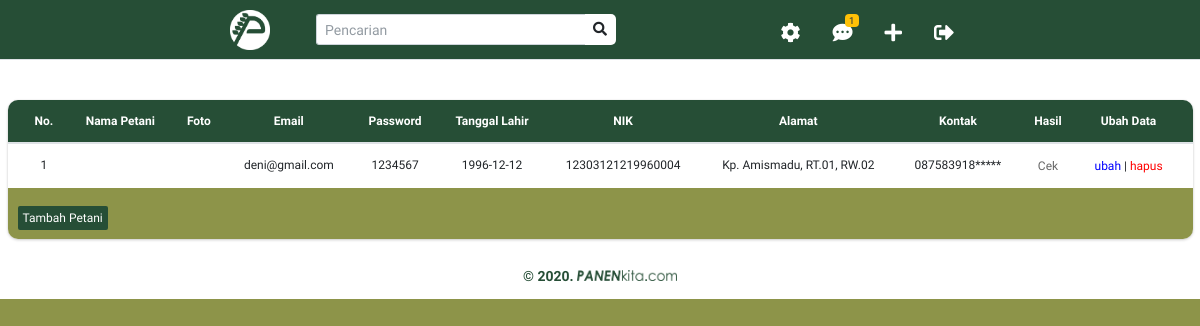
Before: /index.php/admin/kelolapetani with the older database file.
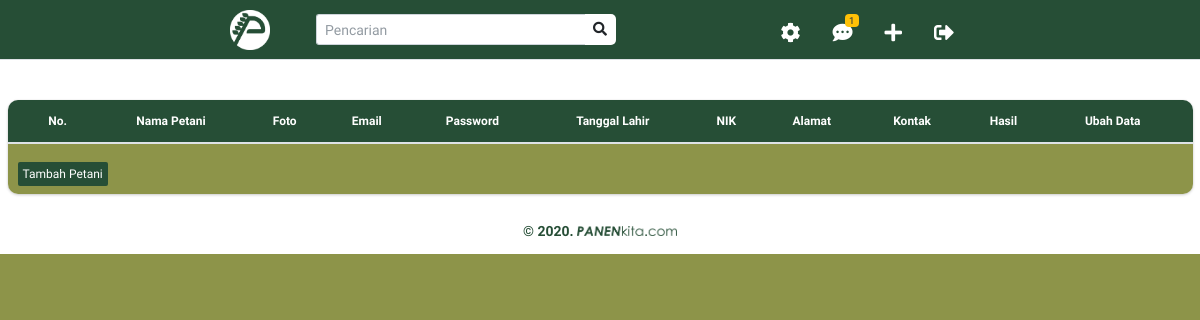
After: the same page with the newer database file.
### tables this page shows
CREATE TABLE `petani`  (
  `id_petani` smallint(6) NOT NULL,
  `nama_petani` varchar(100) NULL DEFAULT NULL,
  `nik_petani` char(20) NULL DEFAULT NULL,
  `email_petani` varchar(50) NULL DEFAULT NULL,
  `password_petani` char(15) NULL DEFAULT NULL,
  `tanggal_lahir_petani` date NULL DEFAULT NULL,
  `alamat_petani` varchar(500) NULL DEFAULT NULL,
  `kontak_petani` char(15) NULL DEFAULT NULL,
  `foto_petani` mediumblob NULL,
  PRIMARY KEY (`id_petani`) USING BTREE
);

### application/controllers/admin.php (called while the page is built, shortened)
<?php
class Admin extends CI_Controller
{
    function __construct()
    {
        $this->load->model(array('M_kategori', 'M_petani', 'M_produk', 'M_admin'));
    }
    public function kelolapetani()
    {
        $data['listpetani'] = $this->M_admin->getAllpetani();
        $this->load->view('admin/kelola_petani', $data);
    }
}

### index.php (called while the page is built, shortened)
<?php
require_once BASEPATH.'core/CodeIgniter.php';

### application/models/M_admin.php (called while the page is built, shortened)
<?php
class M_admin extends CI_Model
{
	public function getAllpetani()
	{
		$this->db->select('*');
		$this->db->from('petani');
		$query = $this->db->get();
		return $query->result();
	}
}

### application/views/admin/kelola_petani.php (the view, shortened to what this page needs)
<div class="container-fluid">
    <div class="row" style="background-color:white;padding-top: 100px;">
        <div class="col-12">
            <div class="card" style="border-radius: 10px;">
                <div class="card-body table-responsive p-0" style="text-align:center; border-radius: 10px 10px 0px 0px;font-size:12px;">
                    <table class="table">
                        <thead>
                            <tr>
                                <th style="background: #264E36; color:#ffffff;">No.</th>
                                <th style="background: #264E36; color:#ffffff;">Nama Petani</th>
                                <th style="background: #264E36; color:#ffffff;">Foto</th>
                                <th style="background: #264E36; color:#ffffff;">Email</th>
                                <th style="background: #264E36; color:#ffffff;">Password</th>
                                <th style="background: #264E36; color:#ffffff;">Tanggal Lahir</th>
                                <th style="background: #264E36; color:#ffffff;">NIK</th>
                                <th style="background: #264E36; color:#ffffff;">Alamat</th>
                                <th style="background: #264E36; color:#ffffff;">Kontak </th>
                                <th style="background: #264E36; color:#ffffff;">Hasil</th>
                                <th style="background: #264E36; color:#ffffff;">Ubah Data</th>
                            </tr>
                        </thead>
                        <tbody>
                            <?php $i = 1; ?>
                            <?php foreach ($listpetani as $key) : ?>
                                <tr>
                                    <td><?= $i++ ?></td>
                                    <td><?= $key->nama_petani; ?></td>
                                    <td><?= $key->foto_petani; ?></td>
                                    <td><?= $key->email_petani; ?></td>
                                    <td><?= $key->password_petani; ?></td>
                                    <td><?= $key->tanggal_lahir_petani; ?></td>
                                    <td><?= $key->nik_petani; ?></td>
                                    <td><?= $key->alamat_petani; ?></td>
                                    <td><?= $key->kontak_petani; ?></td>
                                    <td>
                                        <a href="<?php echo site_url('Petani/statPenghasilan/') ?>"> Cek</a>
                                    </td>
                                    <td>
                                        <a style="color: blue;" href="<?php echo site_url('admin/tambahpetani/?id_petani=' . $key->id_petani) ?>"> ubah</a> |
                                        <a style="color: red;" href="<?php echo site_url('admin/deletePetani/?id_petani=' . $key->id_petani) ?>" onclick="return confirm('Apakah anda yakin menghapus data ini ?')"> hapus</a>
                                    </td>
                                </tr>
                            <?php endforeach ?>
                        </tbody>
                    </table>
                </div>
                <div style="color: #ffffff; border-radius: 0px 0px 10px 10px; background-color: #8d9449; padding: 20px 10px 10px 10px; font-size:12px;">
                    <a style=" border-radius: 2px 2px 2px 2px; font-size:12px; padding: 5px 5px 5px 5px; background-color: #264E36; color: #ffffff;" href="<?= site_url('Admin/tambahpetani'); ?>">Tambah Petani</a>
                </div>
            </div>
            <center style="font-size:14px;padding:10px;">
                <p style="color:#264E36;"><b>&copy; 2020.</b> <img src=" <?= base_url('assets/img/logo/text_eden_logo.png'); ?>" alt="" class="img-fluid" width="100px" style="margin-top:-3px;"></p>
            </center>
        </div>
    </div>
</div>

Changed rows visible on the page:
removed petani: email_petani "deni@gmail.com", password_petani "1234567", tanggal_lahir_petani "1996-12-12", nik_petani "12303121219960004", alamat_petani "Kp. Amismadu, RT.01, RW.02", kontak_petani "087583918*****"
